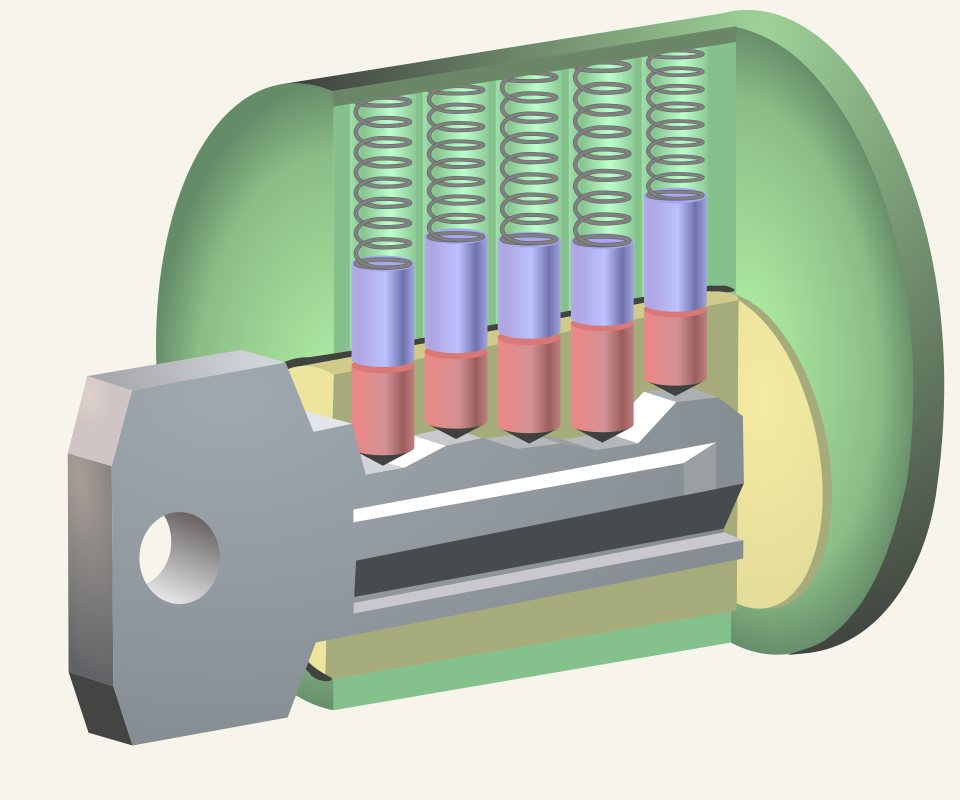
#> input picture examples/how-does-a-door-work/work/assets/pin_with_key.png, 1920 x 1600 px (shown at 1/2 size)
$ python make_diagrams.py
#> lines starting #> are read from the running program, lines starting #| are printed output that depends on the picture
"""Diagrams drawn in code for the lines a photo can't explain: the hinge axis, what a tilted axis does,
the latch as a 3-state clip (bolt out → riding the strike → snapped in), the shear line, a row of doors."""
import sys, glob
from pathlib import Path
from PIL import Image, ImageDraw, ImageFont
sys.path.insert(0, str(Path(__file__).resolve().parents[2]))
from script_to_video import assets

HERE = Path(__file__).resolve().parent; W = HERE / "work"; A = W / "assets"
PAPER, INK, RED, GREY, BLUE = (247, 244, 236), (30, 30, 34), (220, 50, 60), (150, 150, 150), (60, 110, 200)
def font(size):
#> called with size = 64
    for p in ("/System/Library/Fonts/Supplemental/Arial Bold.ttf", "/usr/share/fonts/truetype/dejavu/DejaVuSans-Bold.ttf"):
        try: return ImageFont.truetype(p, size)
        except OSError: pass
    return ImageFont.load_default()
F = font(64); F2 = font(46)

# ---- 1. the axis: a door seen from above, swinging around the hinge line
def axis(tilt_deg=0, name="axis.png", caption="one line: the hinge pin"):
#> called with tilt_deg = 0, name = 'axis.png', caption = 'one line: the hinge pin'
    im = Image.new("RGB", (1600, 900), PAPER); d = ImageDraw.Draw(im)
    hx, hy = 400, 450
    d.rectangle([hx - 12, 120, hx + 12, 780], fill=INK)                              # frame post
    # the door leaf rotated about the hinge
    import math
    for ang, col, wdt in ((0, GREY, 6), (35, INK, 14)):
        a = math.radians(ang); ex, ey = hx + 900 * math.cos(a), hy - 900 * math.sin(a)
        d.line([(hx, hy), (ex, ey)], fill=col, width=wdt)
    d.arc([hx - 300, hy - 300, hx + 300, hy + 300], start=-35, end=0, fill=RED, width=8)
    d.ellipse([hx - 26, hy - 26, hx + 26, hy + 26], fill=RED)
    d.text((hx - 150, 810), caption, font=F, fill=INK)
    if tilt_deg:
        d.text((900, 140), f"axis {tilt_deg}° off vertical", font=F, fill=RED)
        d.text((900, 200), "→ the door swings on its own", font=F2, fill=RED)
    im.save(A / name)
axis(); axis(1, "axis_tilted.png", "same hinge, leaning")
#> call 2 of axis, with tilt_deg = 1, name = 'axis_tilted.png', caption = 'same hinge, leaning'
#> in axis (call 2), `im.save(A / name)`:
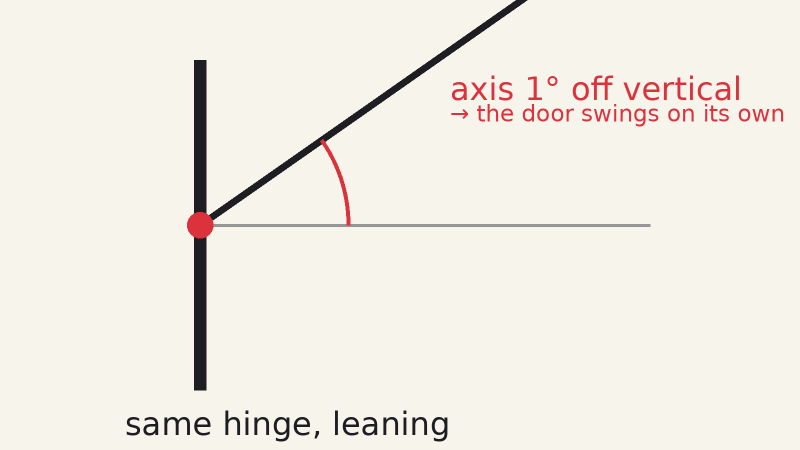
#> saved as axis_tilted.png: PIL image 1600x900 RGB (shown at 1/2 size); mean R, G, B 241.2, 236.5, 229

# ---- 2. the latch, side view, three states → a clip
def latch(state, name):
    im = Image.new("RGB", (1600, 900), PAPER); d = ImageDraw.Draw(im)
    d.rectangle([0, 0, 700, 900], fill=(225, 218, 200))                             # door edge (left)
    d.rectangle([900, 0, 1600, 900], fill=(200, 192, 176))                            # frame (right)
    d.rectangle([930, 330, 1000, 570], fill=(120, 120, 125)); d.text((940, 600), "strike plate", font=F2, fill=INK)
    d.rectangle([1000, 400, 1140, 500], fill=(90, 90, 95))                             # keeper hole
    d.rectangle([540, 380, 700, 520], fill=(110, 110, 115))                            # latch body
    bx = {0: 850, 1: 760, 2: 1120}[state]                                              # bolt tip x
    d.polygon([(700, 400), (bx - 60, 400), (bx, 450), (bx - 60, 500), (700, 500)], fill=(210, 170, 60))
    for i in range(6):                                                                  # spring
        x0 = 560 + i * 22 * (1 if state != 1 else 0.6)
        d.line([(x0, 430), (x0 + 11, 470)], fill=RED, width=6); d.line([(x0 + 11, 470), (x0 + 22, 430)], fill=RED, width=6)
    d.text((80, 80), ["1. bolt out, door swinging shut", "2. angled face rides over the strike", "3. spring shoves it into the keeper"][state], font=F, fill=INK)
    if state == 1: d.line([(760, 300), (700, 300)], fill=RED, width=8); d.polygon([(700, 300), (730, 282), (730, 318)], fill=RED)
    im.save(name)
frames = []
for i, st in enumerate([0, 0, 1, 1, 2, 2, 2]):
    p = W / f"latch_{i}.png"; latch(st, p); frames.append(p)
d = W / "gifframes" / "latch"; d.mkdir(parents=True, exist_ok=True)
for i, p in enumerate(frames): Image.open(p).save(d / f"f{i + 1:03d}.png"); p.unlink()
latch(2, A / "latch_closed.png"); latch(0, A / "latch_open.png")
#> in latch (call 8), `im.save(name)`:
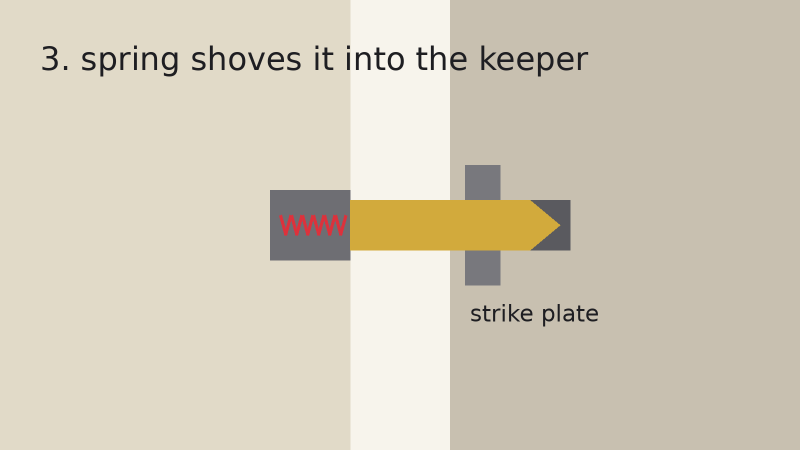
#> saved as latch_closed.png: PIL image 1600x900 RGB (shown at 1/2 size); mean R, G, B 211.8, 203.8, 186.1
(W / "gifmeta.js").write_text('const GIFMETA = {"latch": {"n": 7, "fps": 2.5, "hold": true}};\n')   # plays once, holds on state 3

# ---- 3. the shear line, drawn over the with-key diagram
src = Image.open(A / "pin_with_key.png").convert("RGB"); d = ImageDraw.Draw(src)
#> further down, src is the input picture: PIL image 1920x1600 RGB; mean R, G, B 183.2, 193.6, 177.4
y = int(src.height * 0.52)
#> y = 832
for x in range(0, src.width, 40): d.line([(x, y), (x + 22, y)], fill=RED, width=8)
d.text((40, y - int(src.height * 0.07) - 16), "shear line", font=font(int(src.height * 0.07)), fill=RED)
src.save(A / "pin_shear.png")

# ---- 4. no key: the same line drawn over the no-key diagram, pins crossing it
src = Image.open(A / "pin_no_key.png").convert("RGB"); d = ImageDraw.Draw(src)
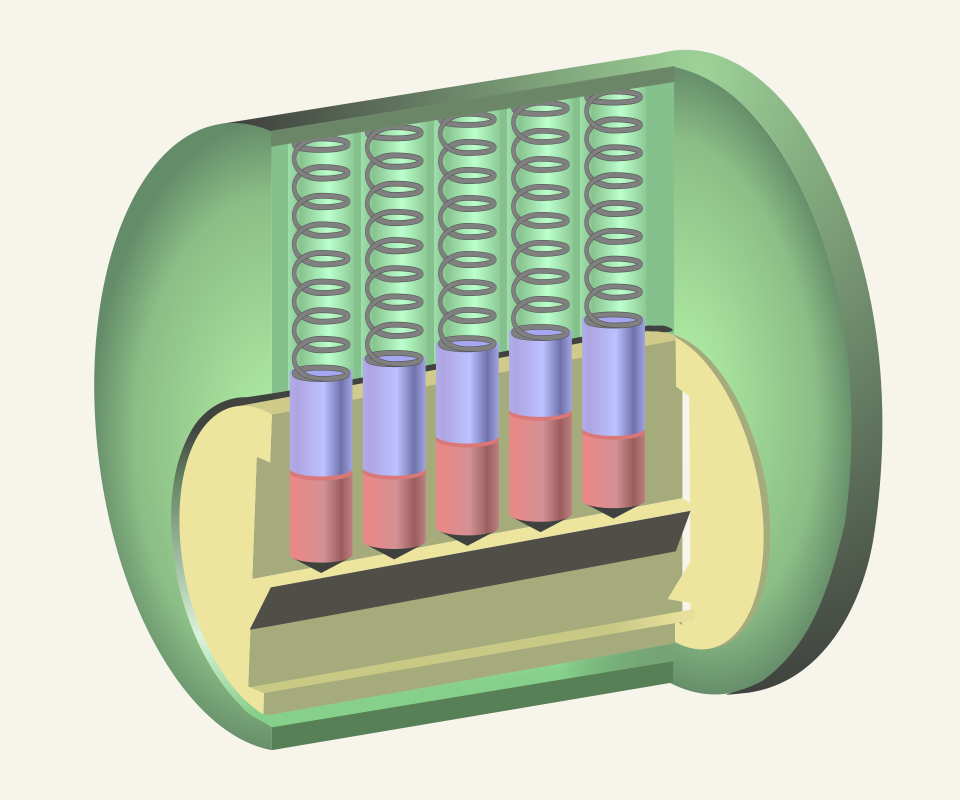
#> input picture examples/how-does-a-door-work/work/assets/pin_no_key.png, 1920 x 1600 px (shown at 1/2 size)
#> further down, src is the input picture: PIL image 1920x1600 RGB; mean R, G, B 190.2, 201.9, 177.8
for x in range(0, src.width, 40): d.line([(x, y), (x + 22, y)], fill=RED, width=8)
d.text((40, y - int(src.height * 0.06) - 16), "pins cross the line", font=font(int(src.height * 0.06)), fill=RED)
src.save(A / "pin_blocked.png")

# ---- 4. a row of doors for "a hundred times a day"
doors = [p for p in sorted(glob.glob(str(A / "wp" / "door_*.png"))) if "glossary" not in p][:6]
row = Image.new("RGB", (1800, 620), PAPER); x = 10
for p in doors:
    im = Image.open(p).convert("RGB"); k = 600 / im.height; im = im.resize((int(im.width * k), 600))
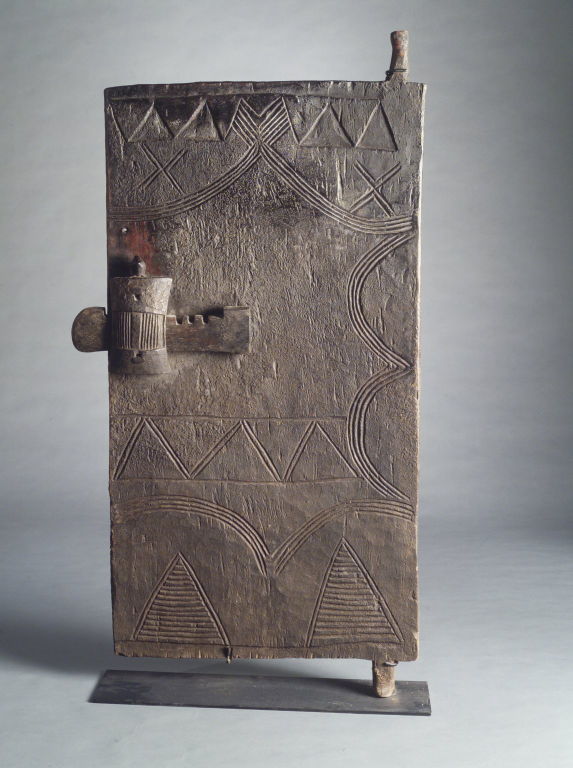
#> input picture examples/how-does-a-door-work/work/assets/wp/door_Brooklyn_Museum_1994_92_Door_with_Lock_2_jpg.png, 1145 x 1536 px (shown at 1/2 size)
#> further down, im is the input picture: PIL image 1145x1536 RGB; mean R, G, B 135, 132.2, 132.2
#> after `k = 600 / im.height`: k = 0.391
    im = im.crop((0, 0, min(im.width, 290), 600)); row.paste(im, (x, 10)); x += im.width + 10
#> after `im = im.crop((0, 0, min(im.width, 290), 600))`:
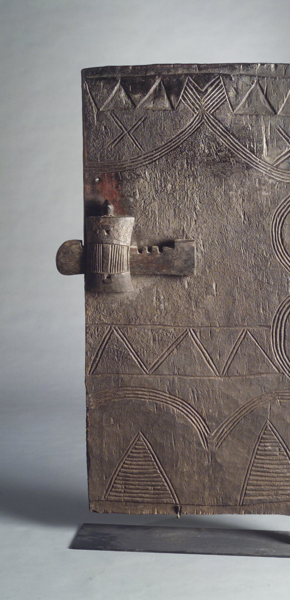
#> im: PIL image 290x600 RGB; mean R, G, B 127.2, 122.4, 121.4
#> after `row.paste(im, (x, 10))`:
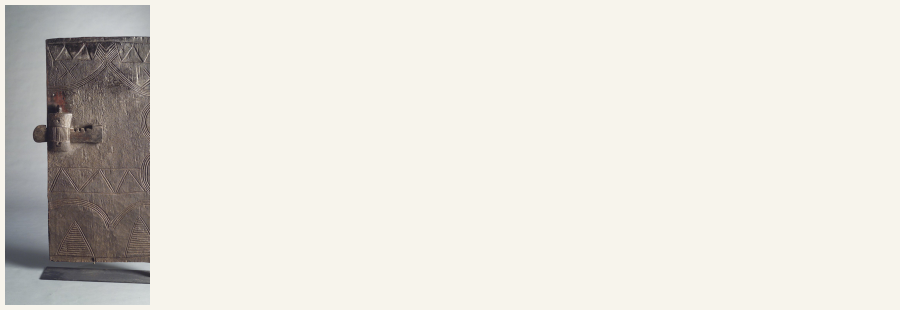
#> row: PIL image 1800x620 RGB (shown at 1/2 size); mean R, G, B 228.3, 225, 218.1
#> after `x += im.width + 10`: x = 310
row.crop((0, 0, min(x, 1800), 620)).save(A / "doors_row.png")
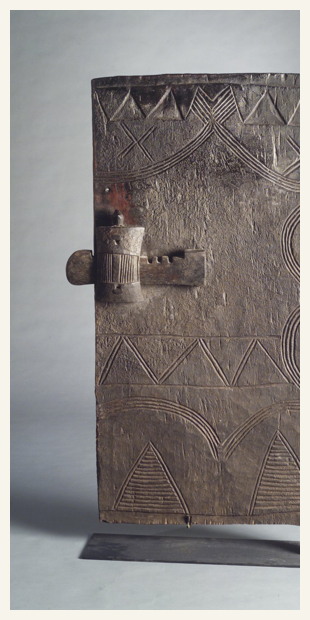
#> saved as doors_row.png: PIL image 310x620 RGB; mean R, G, B 138.6, 133.9, 132.3
print("diagrams ok")
